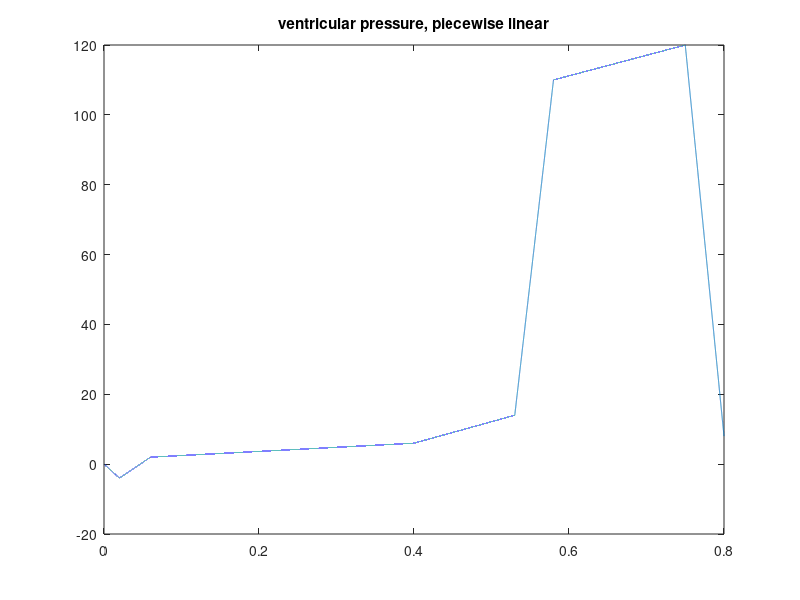
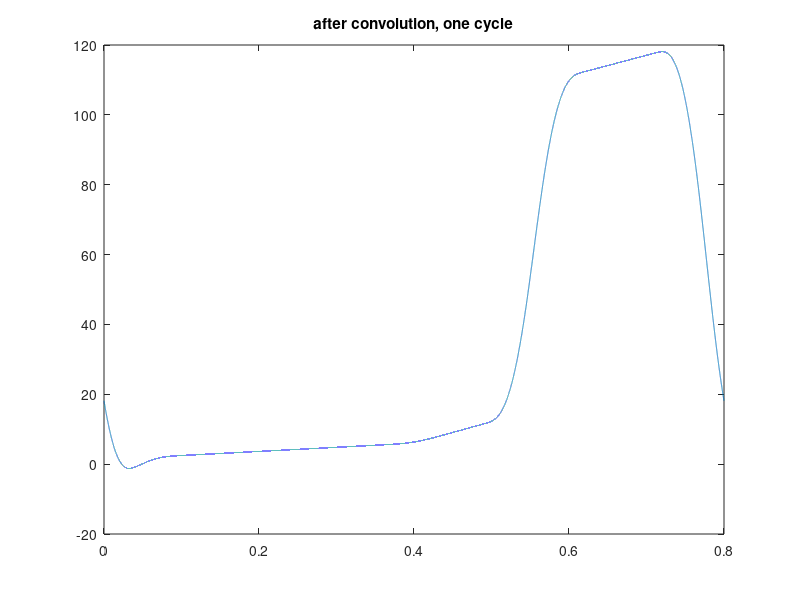

The MATLAB source for these figures, in order: (Note: this script raises an error after producing the figures.)


% Taken from beat 1, p. 227, fig 2 
% 'dynamics of left ventricular filling' Edward Yellin 
% In Cardiac Mechanics and Function in the Normal and Diseased Heart 

cycle_length = 0.8; 

points_one_cycle = [0.0,   0; 
0.02, -4; 
0.06, 2; 
0.40, 6; 
0.53, 14; 
0.58, 110; 
0.75, 120; 
cycle_length, 8]; 

dt = 1e-5; 
times = (0:dt:(cycle_length-dt))'; 

n_times = length(times); 

vals = interp1(  points_one_cycle(:,1), points_one_cycle(:,2), times); 

fig = figure; 
plot(times, vals); 
title('ventricular pressure, piecewise linear')


times_three_cycle = [times; times+cycle_length; times+(2*cycle_length)]; 

vals_three_cycle = [vals; vals; vals]; 

% fig = figure; 
% plot(times_three_cycle, vals_three_cycle)
% title('three cycle')

% total width of bump 
width = .15; 

% this should integrate to one 
cos_bump = @(x) (abs(x) <= width/4) .* (pi/width) .* cos( (2*pi/width) * x); 

% want this mesh to be aligned with the previous mesh
% shift by scalar to be approx centered at zero 
mesh_bump = times_three_cycle - times_three_cycle(length(times_three_cycle)/2); 
bump_vals = cos_bump(mesh_bump); 

% fig = figure; 
% plot(mesh_bump, bump_vals); 
% title('bump'); 

approx_integral = dt * sum(bump_vals)  

integral_by_quad = quad(cos_bump, -1,1); 


smoothed = dt*conv(vals_three_cycle, bump_vals, 'same'); 

% fig = figure; 
% plot(smoothed); 
% title('after convolution')

smoothed_one_cycle = smoothed( (n_times+1) : (2*n_times)); 

fig = figure; 
plot(times, smoothed_one_cycle ); 
title('after convolution, one cycle')


n_fourier_coeffs = 1000; 
[a_0 a_n b_n Series_ventricle] = fourier_series_uniform(times, smoothed_one_cycle, cycle_length, n_fourier_coeffs, dt); 

t = 0:dt:cycle_length; 
vals_ventricle_series = Series_ventricle(t); 
fig = figure; 
plot(t, vals_ventricle_series, 'k'); 
title('Ventricular pressure')
xlabel('t')
ylabel('p (mmHg)')
printfig(fig, 'ventricular_pressure_yellin')


t = 0:dt:(3*cycle_length); 
vals_ventricle_series = Series_ventricle(t); 
fig = figure; 
plot(t, vals_ventricle_series, 'k'); 
title('Ventricular pressure')
xlabel('t')
ylabel('p (mmHg)')
printfig(fig, 'ventricular_pressure_yellin_three_cycles')

fig = figure; 
semilogy( abs(a_n), 'k')
hold on 
semilogy( abs(b_n), ':k')
legend('ventricle cos', 'ventricle sin')
xlabel('n')
ylabel('|a_n|, |b_n|')
% title('Modulus of Fourier coefficients')
printfig(fig, 'coefficients')

file_name = 'fourier_coeffs_ventricle.txt'; 

save('series_data_yellin')


n_coeffs_to_output = 400; 

n = n_coeffs_to_output; 
a_n = a_n(1:n);
b_n = b_n(1:n);
series_no_array = @(t) a_0 + sum(a_n .* cos((2*pi/cycle_length) * (1:n) .* t)' + ...  
                                 b_n .* sin((2*pi/cycle_length) * (1:n) .* t)' );   

Series_truncated = @(t) arrayfun(series_no_array, t); 

t = 0:dt:cycle_length; 
vals_ventricle_series = Series_truncated(t); 
fig = figure; 
plot(t, vals_ventricle_series, 'k'); 
title('Ventricular pressure, truncated series')
xlabel('t')
ylabel('p (mmHg)')


output_series_coeffs_to_txt(a_0, a_n, b_n, n_coeffs_to_output, cycle_length, file_name); 














